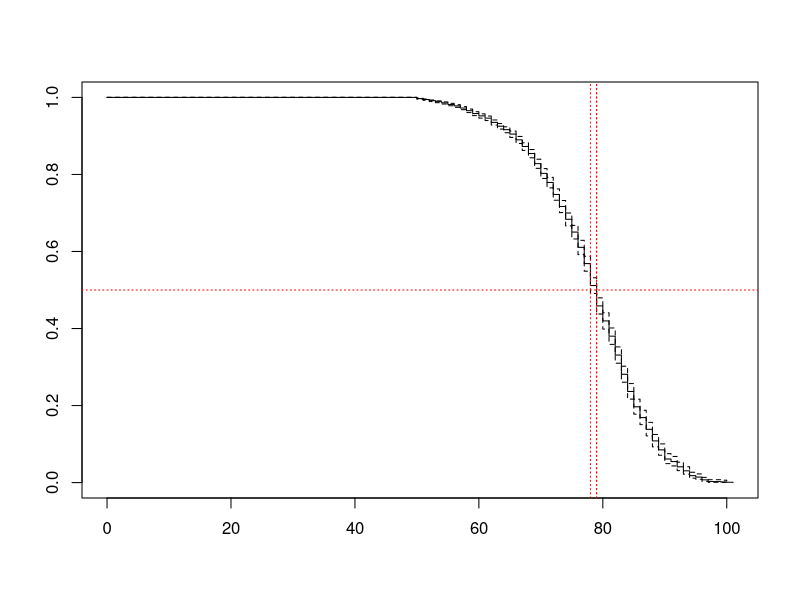
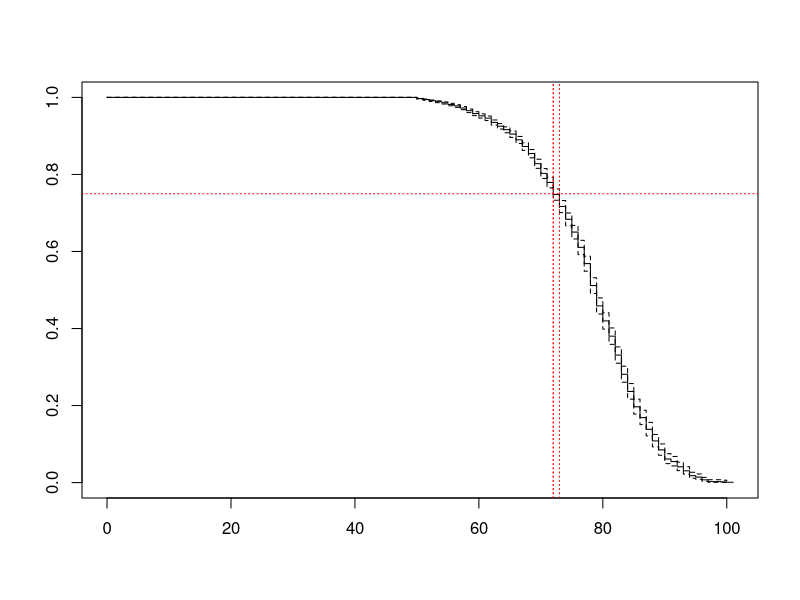
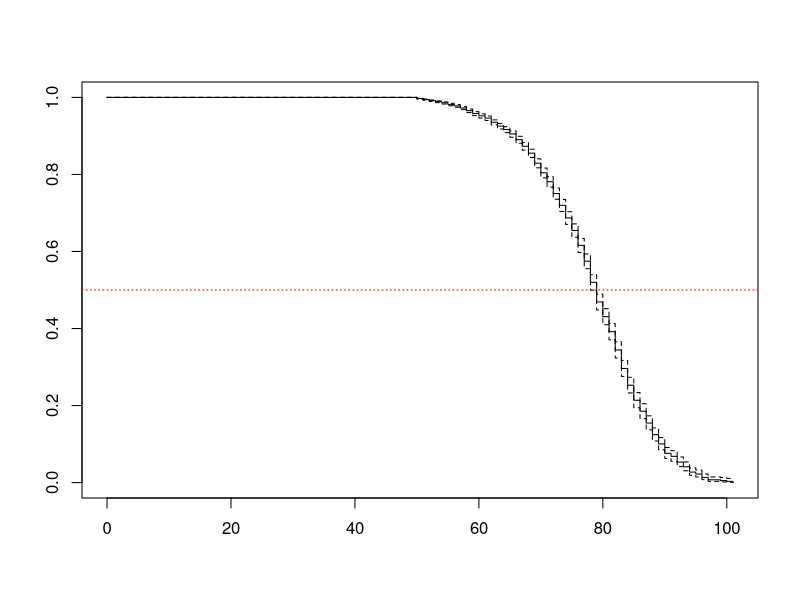

Reproduce these figures in R, in order. (Note: this script raises an error after producing the figures.)
library(survival)
data("flchain")
flchain
summary(flchain)

# La gammopatia monoclonale è una patologia rara, caratterizzata dall'accumulo nel midollo osseo
# e nel sangue di una proteina anomala (paraproteina, proteina monoclonale o M proteina). --> Patologia cancerogena

# Analisi fatta su campioni di sangue
#L'elettroforesi delle sieroproteine (proteine sieriche, cioè del siero, che circolano attraverso il sistema circolatorio)
# è un esame di screening che permette di separare le proteine del siero in base alla loro mobilità in campo elettrico.

# Le molecole delle Immunoglobuline (gli anticorpi) sono proteine composte da due catene peptidiche "pesanti"
# identiche unite a due catene "leggere" identiche.--> catene leggere kappa e lambda --> la sovrapproduzione indica malfunzionamenti
# Il rapporto kappa/lambda per avere valori non anomali è: 0.26-1.65


#La causa principale di questa malattia è l’alterazione di alcune cellule del midollo osseo e la loro conseguente produzione eccessiva
#di proteina monoclonale. L’accumulo di questa proteina riduce lo spazio delle cellule sane e si concentra anche nel sangue. 
#Nonostante non si sappiano precisamente le cause di questa alterazione, recenti ricerche sembrano
#individuarne le cause in malattie autoimmuni (es. artrite, remautide).

# Let's try something
#### Lab 1 (leukemia) ####
#Change into a survival variable
g<-Surv(flchain$age,flchain$death)
class(g)
#Kaplan-Meier est
result.km<- survfit(g~ 1, conf.type = "log-log")
result.km
summary(result.km)

# Standard errors
d_j <- result.km$n.event[result.km$n.event!=0]  #
r_j <- result.km$n.risk[result.km$n.event!=0]
S_t <- result.km$surv[result.km$n.event!=0]
to.sum <- d_j/(r_j*(r_j-d_j))
se <- sqrt(S_t[1]^2*to.sum[1])
for(i in 2:length(r_j)){
  se[i] <- sqrt(S_t[i]^2*sum(to.sum[1:i]))
}
round(se,4)
summary(result.km)

# log-log confidence interval   
se_cloglog <- sqrt(1/log(S_t[1])^2*to.sum[1])
for(i in 2:length(r_j)){
  se_cloglog[i] <- sqrt(1/log(S_t[i])^2*sum(to.sum[1:i]))
}
A_t <- qnorm(0.975)*se_cloglog
round(S_t^exp(A_t),3)
round(S_t^exp(-A_t),3)
summary(result.km)

# median 
plot(result.km)
abline(h = 0.5, col = "red", lty = 3)

quantile(result.km )
abline(v = c(quantile(result.km)$quantile[2],
             quantile(result.km)$lower[2],
             quantile(result.km)$upper[2]), col = "red",lty = 3)

# 1st quartile
plot(result.km)
abline(h=0.75, col="red",lty=3)
abline(v=c(quantile(result.km)$quantile[1],
           quantile(result.km)$lower[1],
           quantile(result.km)$upper[1]), col="red",lty=3)

# Fleming-Harringon (Nelson-Aalen) estimator
?survfit
result.na <- survfit(g ~ 1, conf.type="log-log",stype=2)
summary(result.na)

# cumulative hazard and corresponding standard error
round(result.na$cumhaz,4)
round(result.na$std.chaz,4)

plot(result.na)
abline(h=0.5, col="red",lty=3)

tt_full<-c(tt,1,1,2,2,3,4,4,5,5,8,8,8,8,11,11,12,12,15,17,22,23)
cens_full<- c(cens, rep(1,21))
control <- rep(c(0,1), each=21)

results <- survfit(Surv(tt_full, cens_full) ~ control, conf.type="log-log")
results

summary(results)
plot(results,col=c("black", "red"),lty = 1:2,xlab = "Weeks", ylab = "estimated S(t)")
legend("topright", legend = c("treat", "control"), lty = c(1, 2),col=c("black","red"))

quantile(results)


